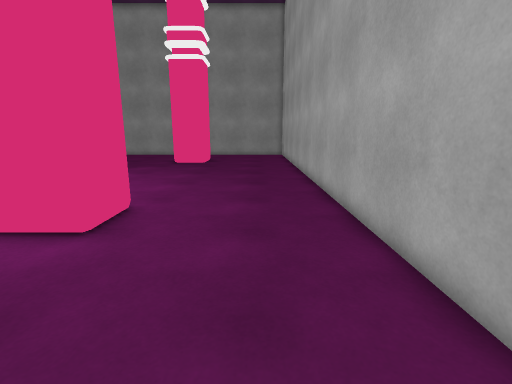
view 1 (above)

21 first-person views from a walk through a Unity game level. The camera is 1.4 m above the floor, tilts 12° down and sees 85° across. The floor is counted in squares, 0.65 m on a side. Each view is taken from the middle of a square. On the plan, view 1 faces up. The plan holds only what a view shows up to about 17 squares ahead; the rest is blank. The place goes on beyond the plan. The player character is not drawn.

view 2
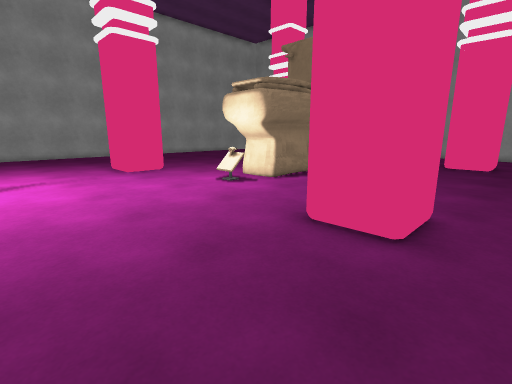

view 3
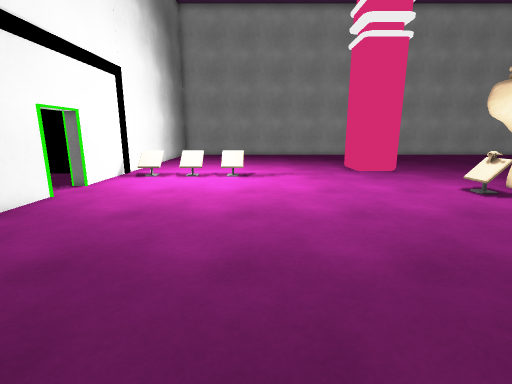

view 4
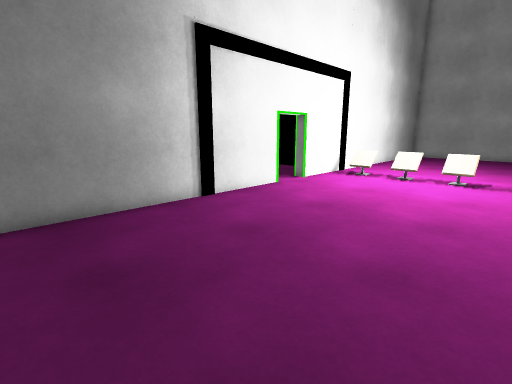

view 5
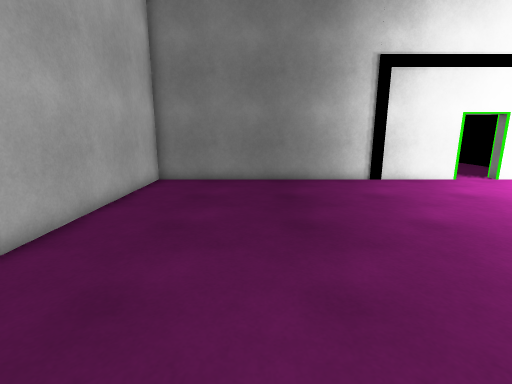

view 6
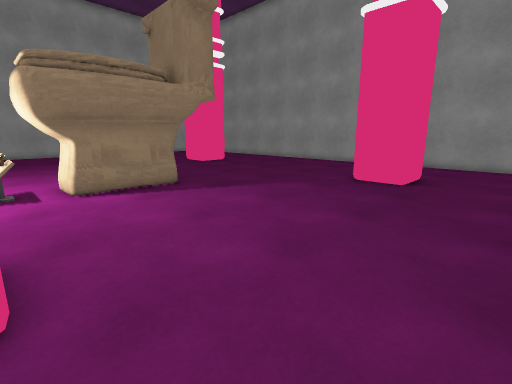

view 7
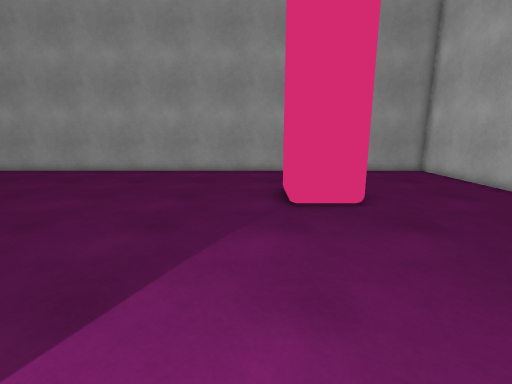

view 8
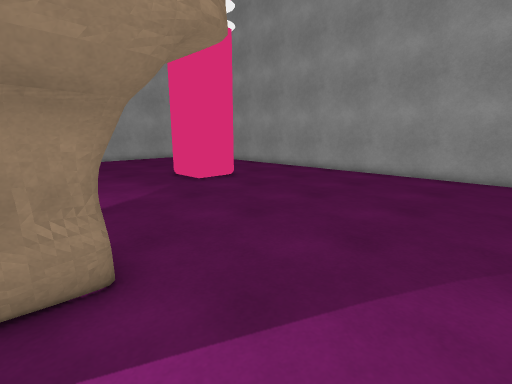

view 9
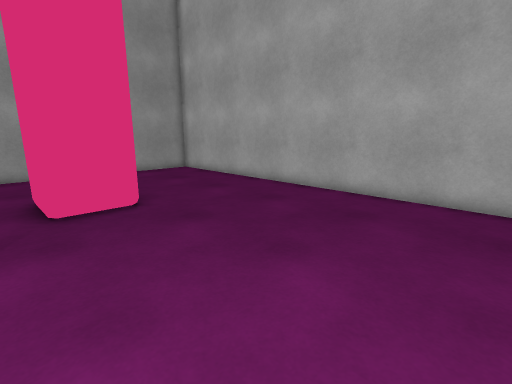

view 10
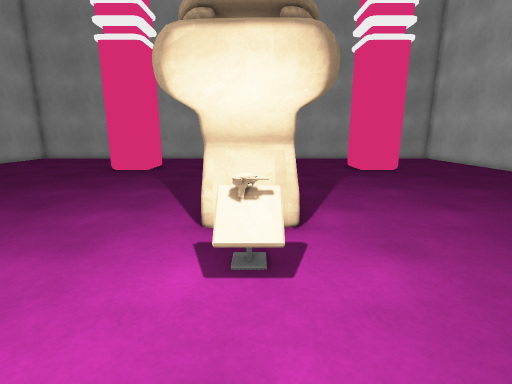

view 11
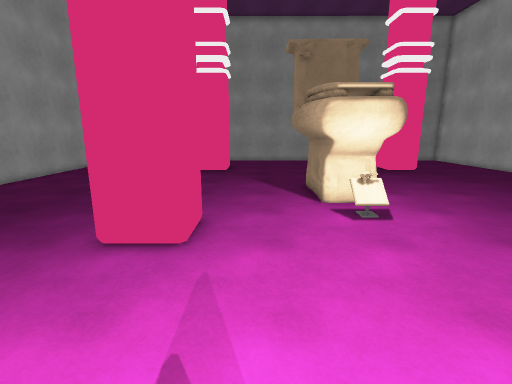

view 12
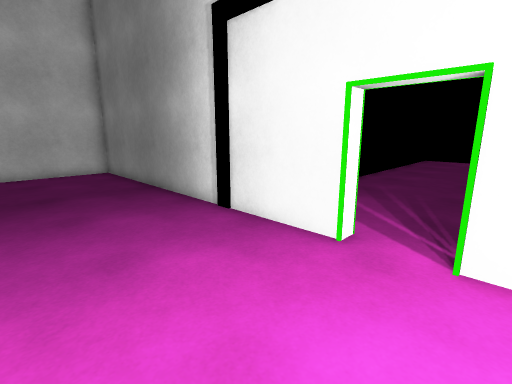

view 13
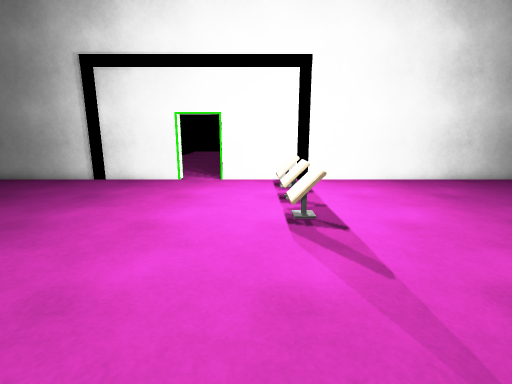

view 14
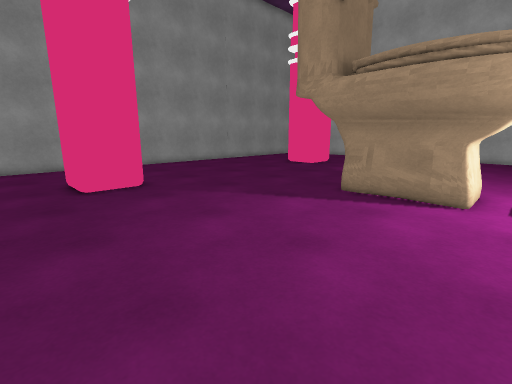

view 15
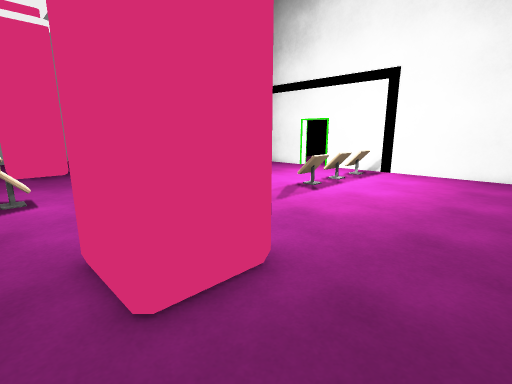

view 16
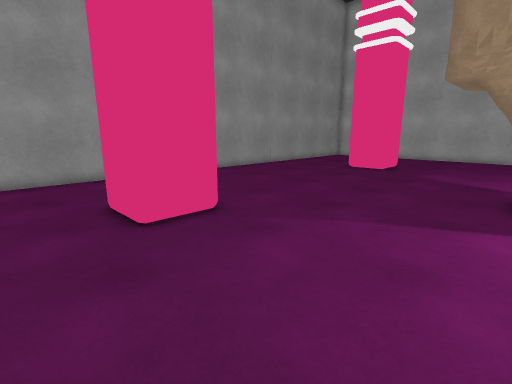

view 17
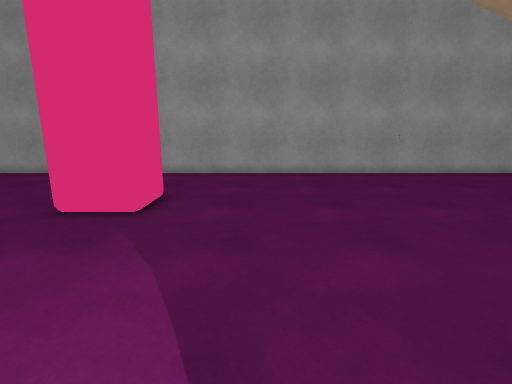

view 18
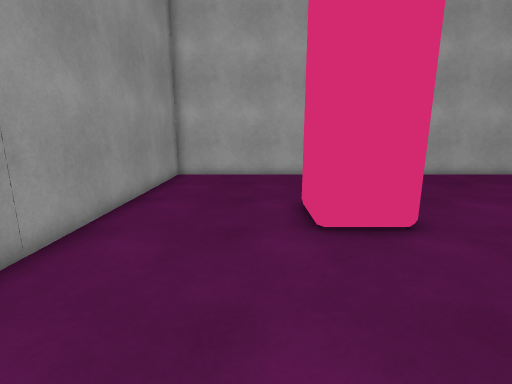

view 19
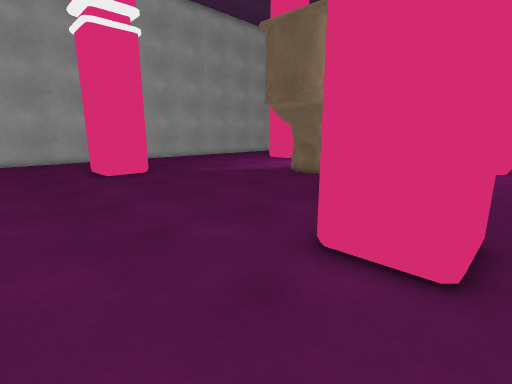

view 20
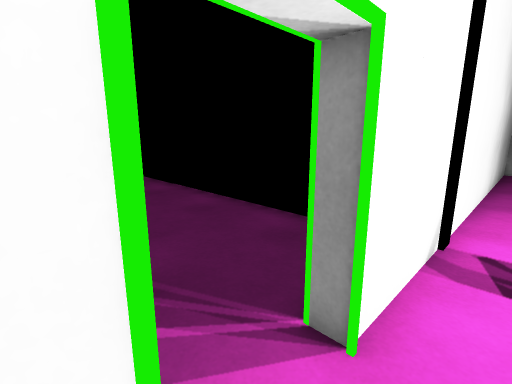

view 21
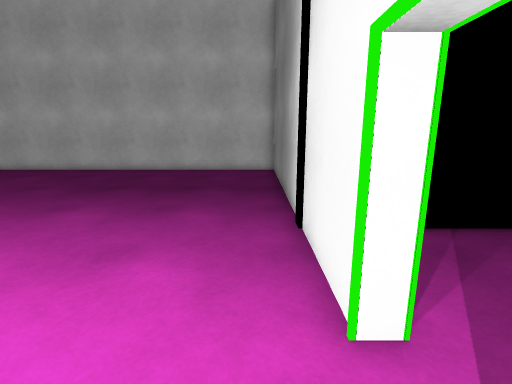

### Floor plan
Key: @ floor where view 1 was taken; # wall or solid block; . floor; / step, stairs or slope; O other object.
Columns run from 23 left of view 1 to 3 right of it. Each row starts with its distance up from view 1.
 28  ##########################
 27 ..........................#
 26 ..........................#
 25 ..........................#
 24 ..........................#
 23 ...##.....................#
 22 ..####...........###......#
 21 ..####...........###......#
 20 ...##............###......#
 19 ..........................#
 18 ..........................#
 17 ..........................#
 16 ..........................#
 15 ..........OO..............#
 14 ..........O#O.............#
 13 ..........O O.............#
 12 ..........O O.............#
 11 ..........OOO.............#
 10 ..........OOO.............#
  9 ..........OO..............#
  8 ...###.....O.....###......#
  7 ...###...........###......#
  6 ...###...........###......#
  5 ..........................#
  4 ..........................#
  3 ..........................#
  2 ..........................#
  1 ..........................#
  0 .......................@..#
 -1 ......//..................#
 -2 ......./..................#
 -3 ......OO..................#
 -4 ..........................#
 -5 .......O..................#
 -6 ......O...................#
 -7 ##########..###############
 -8          #..#
 -9        ........
-10       #........
-11        ........
-12        .......
-13        ........
-14        ... ....
-15        ..  ....
-16        ..  ....
-17            ....
-18            ....
-19            ....
-20             ...

Where each view was taken, in squares from view 1:
view 1: 0 up, 0 right, facing up
view 2: 0 up, 2 left, facing up-left
view 3: 0 up, 2 left, facing left
view 4: 1 up, 2 left, facing down-left
view 5: 6 up, 2 left, facing down
view 6: 8 up, 0 right, facing up-left
view 7: 12 up, 7 left, facing up
view 8: 13 up, 7 left, facing up-left
view 9: 12 up, 7 left, facing up-right
view 10: 4 up, 12 left, facing up
view 11: 1 down, 16 left, facing up
view 12: 2 down, 14 left, facing down-right
view 13: 6 up, 15 left, facing down
view 14: 9 up, 23 left, facing up-right
view 15: 9 up, 23 left, facing down-right
view 16: 14 up, 23 left, facing up-right
view 17: 13 up, 15 left, facing up
view 18: 24 up, 12 left, facing right
view 19: 27 up, 21 left, facing down-right
view 20: 6 down, 11 left, facing down-left
view 21: 6 down, 14 left, facing right
